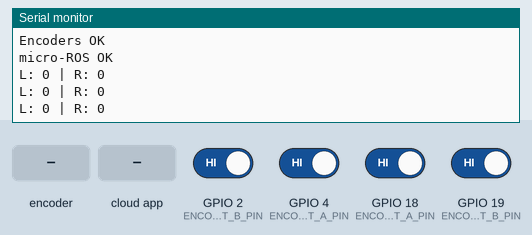
Recording of a program running on a simulated ESP32. Shown: the last lines printed to the serial monitor. The inputs (shaded band) are chosen by the test bench; at power-on: GPIO 2 (ENCODER_LEFT_B_PIN), GPIO 4 (ENCODER_LEFT_A_PIN), GPIO 18 (ENCODER_RIGHT_A_PIN), GPIO 19 (ENCODER_RIGHT_B_PIN) HIGH. WiFi joins after 1.5 s; servers stay silent unless stated; the ROS host is connected and sends only what is stated.

Above: at 4.2 s.
4.3 s: rotary encoder on GPIO 4 (ENCODER_LEFT_A_PIN) / GPIO 2 (ENCODER_LEFT_B_PIN) turned 1 step (first pin leading)
At 5.0 s:
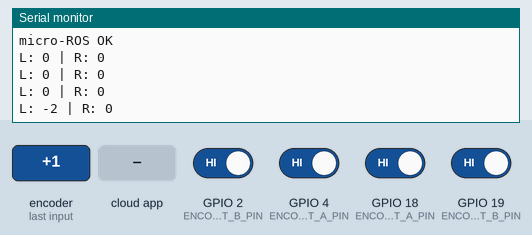
6.0 s: GPIO 18 (ENCODER_RIGHT_A_PIN) driven LOW
At 6.5 s:
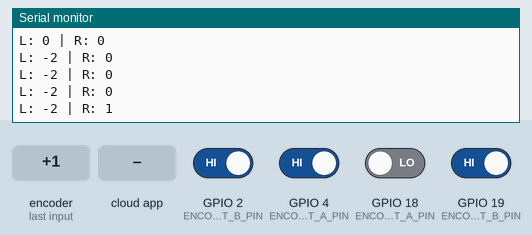
7.5 s: the phone or cloud app sets load_count_left to 0
At 8.0 s:
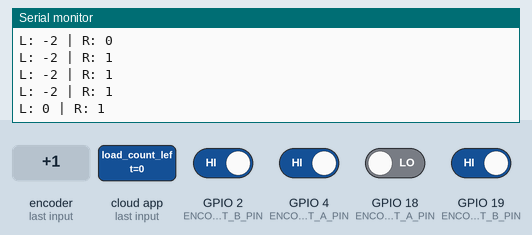
9.0 s: the phone or cloud app sets load_count_left to 1
At 9.5 s:
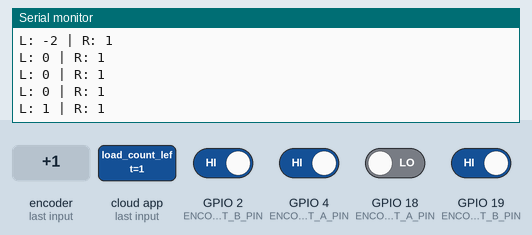
10.5 s: the phone or cloud app sets load_count_right to 0
At 11.0 s:
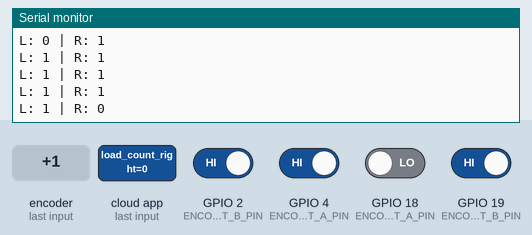
12.0 s: rotary encoder on GPIO 4 (ENCODER_LEFT_A_PIN) / GPIO 2 (ENCODER_LEFT_B_PIN) turned 1 step (first pin leading)
At 12.6 s:
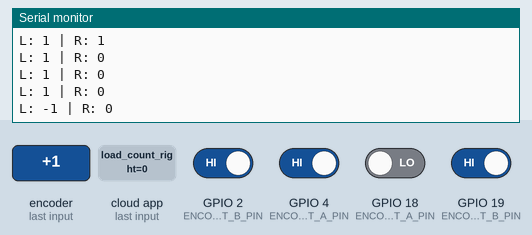
Timing chart, 0 to 14.7 s (numbered marks = the images above; inputs shaded):
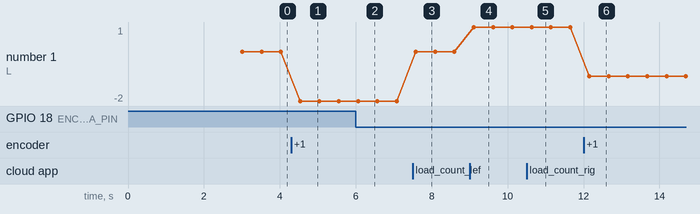

The program:

main.cpp
```cpp
#include <Arduino.h>
#include "encoders.h"
#include "uros.h"

void setup()
{
    Serial.begin(115200);
    delay(1000);

    Serial.println();
    Serial.println("Iniciando d3im3r - modulo encoders");

    if (!encoders_init()) {
        Serial.println("Error inicializando encoders");
    } else {
        Serial.println("Encoders OK");
    }

    if (!uros_init()) {
        Serial.println("Error inicializando micro-ROS");
    } else {
        Serial.println("micro-ROS OK");
    }
}

void loop()
{
    uros_spin();

    static uint32_t last_print = 0;
    if (millis() - last_print > 500) {
        last_print = millis();

        Serial.print("L: ");
        Serial.print(encoders_get_left_ticks());
        Serial.print(" | R: ");
        Serial.println(encoders_get_right_ticks());
    }

    delay(10);
}
```

encoders.cpp
```cpp
#include "encoders.h"
#include "app_config.h"

#include <Arduino.h>

// =====================================================
// Contadores
// =====================================================
static volatile int32_t g_left_ticks = 0;
static volatile int32_t g_right_ticks = 0;

// =====================================================
// Mutex ESP32
// =====================================================
static portMUX_TYPE mux_left  = portMUX_INITIALIZER_UNLOCKED;
static portMUX_TYPE mux_right = portMUX_INITIALIZER_UNLOCKED;

// =====================================================
// ISR encoder izquierdo
// =====================================================
void IRAM_ATTR left_encoder_isr()
{
    bool a = digitalRead(ENCODER_LEFT_A_PIN);
    bool b = digitalRead(ENCODER_LEFT_B_PIN);

    portENTER_CRITICAL_ISR(&mux_left);
    if (a != b) {
        g_left_ticks += (ENCODER_LEFT_INVERTED ? -1 : 1);
    } else {
        g_left_ticks += (ENCODER_LEFT_INVERTED ? 1 : -1);
    }
    portEXIT_CRITICAL_ISR(&mux_left);
}

// =====================================================
// ISR encoder derecho
// =====================================================
void IRAM_ATTR right_encoder_isr()
{
    bool a = digitalRead(ENCODER_RIGHT_A_PIN);
    bool b = digitalRead(ENCODER_RIGHT_B_PIN);

    portENTER_CRITICAL_ISR(&mux_right);
    if (a != b) {
        g_right_ticks += (ENCODER_RIGHT_INVERTED ? -1 : 1);
    } else {
        g_right_ticks += (ENCODER_RIGHT_INVERTED ? 1 : -1);
    }
    portEXIT_CRITICAL_ISR(&mux_right);
}

// =====================================================
// Init
// =====================================================
bool encoders_init()
{
    pinMode(ENCODER_LEFT_A_PIN, INPUT_PULLUP);
    pinMode(ENCODER_LEFT_B_PIN, INPUT_PULLUP);

    pinMode(ENCODER_RIGHT_A_PIN, INPUT_PULLUP);
    pinMode(ENCODER_RIGHT_B_PIN, INPUT_PULLUP);

    attachInterrupt(digitalPinToInterrupt(ENCODER_LEFT_A_PIN), left_encoder_isr, CHANGE);
    attachInterrupt(digitalPinToInterrupt(ENCODER_RIGHT_A_PIN), right_encoder_isr, CHANGE);

    g_left_ticks = 0;
    g_right_ticks = 0;

    return true;
}

// =====================================================
// Getters seguros
// =====================================================
int32_t encoders_get_left_ticks()
{
    int32_t value;
    portENTER_CRITICAL(&mux_left);
    value = g_left_ticks;
    portEXIT_CRITICAL(&mux_left);
    return value;
}

int32_t encoders_get_right_ticks()
{
    int32_t value;
    portENTER_CRITICAL(&mux_right);
    value = g_right_ticks;
    portEXIT_CRITICAL(&mux_right);
    return value;
}

// =====================================================
// Setters seguros
// =====================================================
void encoders_set_left_ticks(int32_t value)
{
    portENTER_CRITICAL(&mux_left);
    g_left_ticks = value;
    portEXIT_CRITICAL(&mux_left);
}

void encoders_set_right_ticks(int32_t value)
{
    portENTER_CRITICAL(&mux_right);
    g_right_ticks = value;
    portEXIT_CRITICAL(&mux_right);
}

void encoders_reset()
{
    encoders_set_left_ticks(0);
    encoders_set_right_ticks(0);
}
```

encoders.h
```cpp
#ifndef ENCODERS_H
#define ENCODERS_H

#include <Arduino.h>
#include <stdint.h>

bool encoders_init();

int32_t encoders_get_left_ticks();
int32_t encoders_get_right_ticks();

void encoders_set_left_ticks(int32_t value);
void encoders_set_right_ticks(int32_t value);

void encoders_reset();

#endif
```

uros.cpp
```cpp
#include "uros.h"
#include "app_config.h"
#include "encoders.h"

#include <micro_ros_platformio.h>
#include <WiFi.h>

#include <rcl/rcl.h>
#include <rclc/rclc.h>
#include <rclc/executor.h>
#include <std_msgs/msg/int32.h>

// =====================================================
// Objetos micro-ROS
// =====================================================
static rcl_allocator_t allocator;
static rclc_support_t support;
static rcl_node_t node;
static rcl_timer_t timer;
static rclc_executor_t executor;

static rcl_publisher_t left_ticks_pub;
static rcl_publisher_t right_ticks_pub;

static rcl_subscription_t load_left_sub;
static rcl_subscription_t load_right_sub;

static std_msgs__msg__Int32 left_ticks_msg;
static std_msgs__msg__Int32 right_ticks_msg;

static std_msgs__msg__Int32 load_left_msg;
static std_msgs__msg__Int32 load_right_msg;

// =====================================================
// Callbacks
// =====================================================
void timer_callback(rcl_timer_t * timer, int64_t last_call_time)
{
    (void) last_call_time;

    if (timer == NULL) {
        return;
    }

    left_ticks_msg.data = encoders_get_left_ticks();
    right_ticks_msg.data = encoders_get_right_ticks();

    rcl_publish(&left_ticks_pub, &left_ticks_msg, NULL);
    rcl_publish(&right_ticks_pub, &right_ticks_msg, NULL);
}

void load_left_callback(const void * msgin)
{
    const std_msgs__msg__Int32 * msg = (const std_msgs__msg__Int32 *)msgin;

    encoders_set_left_ticks(msg->data);
    left_ticks_msg.data = msg->data;
    rcl_publish(&left_ticks_pub, &left_ticks_msg, NULL);
}

void load_right_callback(const void * msgin)
{
    const std_msgs__msg__Int32 * msg = (const std_msgs__msg__Int32 *)msgin;

    encoders_set_right_ticks(msg->data);
    right_ticks_msg.data = msg->data;
    rcl_publish(&right_ticks_pub, &right_ticks_msg, NULL);
}

// =====================================================
// WiFi
// =====================================================
static bool wifi_init()
{
    WiFi.begin(WIFI_SSID, WIFI_PASS);

    uint32_t t0 = millis();
    while (WiFi.status() != WL_CONNECTED) {
        delay(500);
        if (millis() - t0 > 15000) {
            return false;
        }
    }

    set_microros_wifi_transports(WIFI_SSID, WIFI_PASS, AGENT_IP, AGENT_PORT);
    delay(500);

    return true;
}

// =====================================================
// Init micro-ROS
// =====================================================
bool uros_init()
{
    if (!wifi_init()) {
        return false;
    }

    allocator = rcl_get_default_allocator();

    if (rclc_support_init(&support, 0, NULL, &allocator) != RCL_RET_OK) {
        return false;
    }

    if (rclc_node_init_default(&node, "d3im3r_encoders", "", &support) != RCL_RET_OK) {
        return false;
    }

    if (rclc_publisher_init_default(
            &left_ticks_pub,
            &node,
            ROSIDL_GET_MSG_TYPE_SUPPORT(std_msgs, msg, Int32),
            "left_ticks") != RCL_RET_OK) {
        return false;
    }

    if (rclc_publisher_init_default(
            &right_ticks_pub,
            &node,
            ROSIDL_GET_MSG_TYPE_SUPPORT(std_msgs, msg, Int32),
            "right_ticks") != RCL_RET_OK) {
        return false;
    }

    if (rclc_subscription_init_default(
            &load_left_sub,
            &node,
            ROSIDL_GET_MSG_TYPE_SUPPORT(std_msgs, msg, Int32),
            "load_count_left") != RCL_RET_OK) {
        return false;
    }

    if (rclc_subscription_init_default(
            &load_right_sub,
            &node,
            ROSIDL_GET_MSG_TYPE_SUPPORT(std_msgs, msg, Int32),
            "load_count_right") != RCL_RET_OK) {
        return false;
    }

    if (rclc_timer_init_default(
            &timer,
            &support,
            RCL_MS_TO_NS(UROS_ENCODER_PUBLISH_PERIOD_MS),
            timer_callback) != RCL_RET_OK) {
        return false;
    }

    if (rclc_executor_init(&executor, &support.context, 3, &allocator) != RCL_RET_OK) {
        return false;
    }

    if (rclc_executor_add_timer(&executor, &timer) != RCL_RET_OK) {
        return false;
    }

    if (rclc_executor_add_subscription(
            &executor,
            &load_left_sub,
            &load_left_msg,
            &load_left_callback,
            ON_NEW_DATA) != RCL_RET_OK) {
        return false;
    }

    if (rclc_executor_add_subscription(
            &executor,
            &load_right_sub,
            &load_right_msg,
            &load_right_callback,
            ON_NEW_DATA) != RCL_RET_OK) {
        return false;
    }

    return true;
}

void uros_spin()
{
    rclc_executor_spin_some(&executor, RCL_MS_TO_NS(10));
}
```

uros.h
```cpp
#ifndef UROS_H
#define UROS_H

#include <Arduino.h>

bool uros_init();
void uros_spin();

#endif
```

app_config.h
```cpp
#ifndef APP_CONFIG_H
#define APP_CONFIG_H

#include <Arduino.h>

// =====================================================
// WiFi / micro-ROS
// =====================================================
// static char WIFI_SSID[] = "Turtlebot";
// static char WIFI_PASS[] = "carlitosbot";

// static IPAddress AGENT_IP(192, 168, 1, 107);
static char WIFI_SSID[] = "Turtlebot";
static char WIFI_PASS[] = "carlitosbot";

static IPAddress AGENT_IP(192,168,1,102);
static const uint16_t AGENT_PORT = 8888;

// =====================================================
// Encoders
// Ajusta según tu robot
// =====================================================
#define ENCODER_LEFT_A_PIN     4
#define ENCODER_LEFT_B_PIN     2

#define ENCODER_RIGHT_A_PIN    18
#define ENCODER_RIGHT_B_PIN    19

#define ENCODER_LEFT_INVERTED   true
#define ENCODER_RIGHT_INVERTED  false

// =====================================================
// Publicación
// =====================================================
#define UROS_ENCODER_PUBLISH_PERIOD_MS  100

#endif
```

Measured:
- after the input at 4.3 s, the serial monitor: prints a new line after 0.24 s (image 1)
- after the input at 6.0 s, the serial monitor: prints a new line after 0.06 s (image 2)
- after the input at 7.5 s, the serial monitor: prints a new line after 0.08 s (image 3)
- after the input at 9.0 s, the serial monitor: prints a new line after 0.11 s (image 4)
- after the input at 10.5 s, the serial monitor: prints a new line after 0.13 s (image 5)
- after the input at 12.0 s, the serial monitor: prints a new line after 0.16 s (image 6)
- plotted number 1: 0 → -2 after the input at 4.3 s, 1 → -1 after the input at 12.0 s
